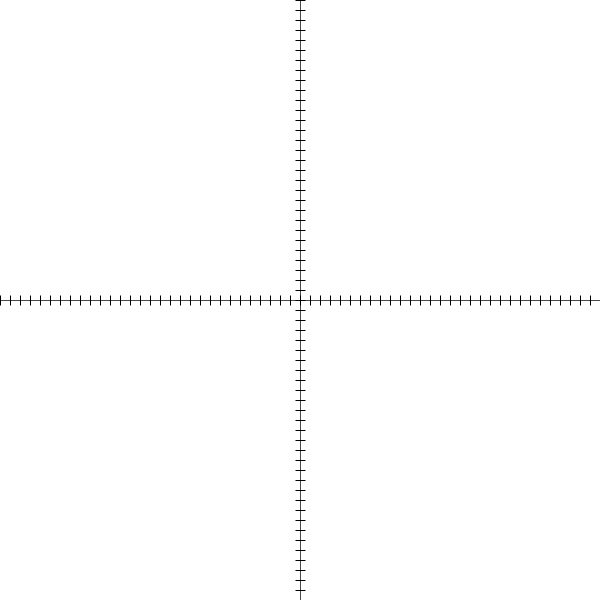
Frame 1 (no input)
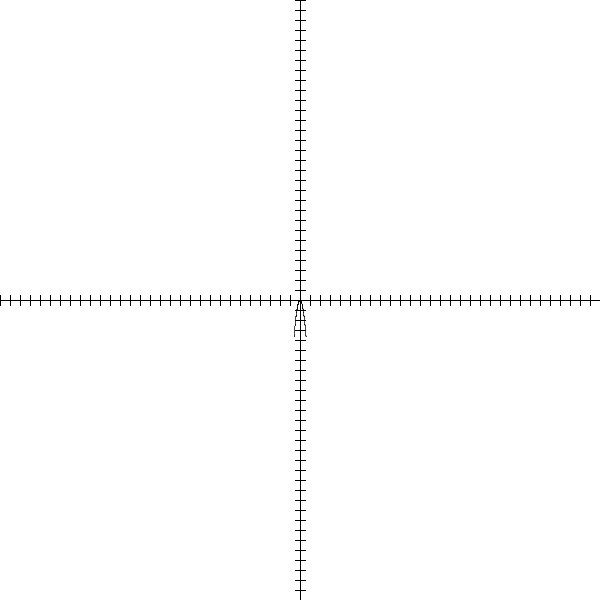
Frame 60 (the mouse pressed at the canvas centre just before this capture)
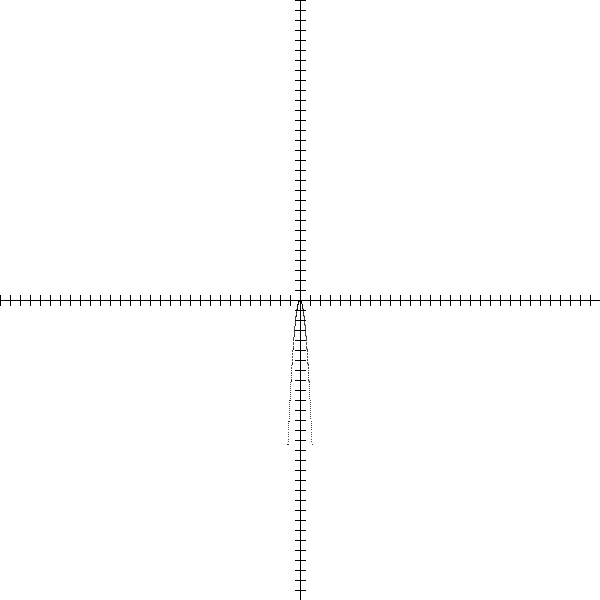
Frame 120 (the mouse held since frame 60 and released just before this capture)

The Processing sketch that drew these frames (run headless with seeded random() and noise(); from frame 60 on, the mouse is pressed at the canvas centre):

// Processing sketch: sketch_parabola
// ── sketch_parabola.pde
int i;
int length = 500;
float x=0;
float x2;
float y;
float a=1;
float b=0;
float c=0;

void setup(){
  size(600,600);
  background(255);
  fill(0);

}

void draw(){
   for(i=0;i<=600;i++){ 
 point(i,300); 
 }
 
 for(i=0;i<=600;i++){ 
 point(300,i); 
}
 
 for (i=0;i<=600;i=i+10){ 
     ellipse(i,300,0,10); 
 } 
 
 for (i=0;i<=600;i=i+10){ 
     ellipse(300,i,10,0); 
 } 
  translate(300,300);
  x=x+0.1;
  y=a*x*x+b*x+c;
  point(x,y);
  x2=x2-0.1;
  y=a*x2*x2+b*x2+c;
  point(x2,y);


}
